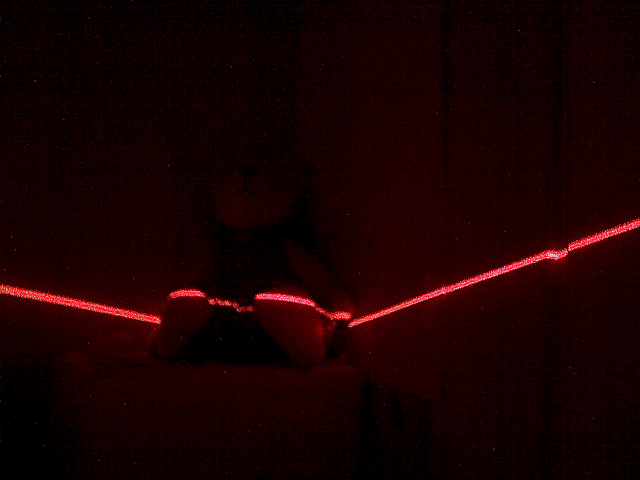
#> input picture test_images/vlcsnap-2011-09-19-15h50m13s178.png, 1280 x 960 px (shown at 1/2 size)
$ python test-image.py test_images/vlcsnap-2011-09-19-15h50m13s178.png   (Python 2 division)   (older library calls are emulated)
#> lines starting #> are read from the running program, lines starting #| are printed output that depends on the picture
#!/usr/bin/env python
import sys
import numpy, scipy
import matplotlib.pyplot as lab
""" Various tests for the simple image processing (extracting beam intersection line by simple maximum on red part)"""

def otsu(hist):
  def safediv(x,y):
    if y == 0:
      return 0
    else:
      return float(x)/float(y)
  totalleft = reduce(lambda x,y: x+[x[-1]+y], hist, [0,])
  total = totalleft[-1]
  totalright = map (lambda x: total -x ,totalleft)

  weighted = [ i*hist[i] for i in range(len(hist))]
  sumweightedleft = reduce(lambda x,y: x+[x[-1]+y], weighted, [0,])
  sumweighted = sumweightedleft[-1]
  sumweightedright = map(lambda x: sumweighted -x, sumweightedleft)

  Wb = map(lambda x: float(x)/float(total), totalleft)
  Wf = map(lambda x: float(x)/float(total), totalright)
  Mb = [ safediv(sumweightedleft[i],totalleft[i]) for i in range(len(totalleft))]
  Mf = [ safediv(sumweightedright[i],totalright[i]) for i in range(len(totalright))]
  sigma2 = [ Wb[i]*Wf[i]*(Mb[i]-Mf[i])**2 for i in range(len(Wb))]
  return sigma2.index(max(sigma2))

#load image
imname = sys.argv[1]
imbasename,extension = imname.rsplit(".",1)
image = scipy.misc.imread(imname)/255.0

#save components of the image
r,g,b=image[:,:,0],image[:,:,1],image[:,:,2]
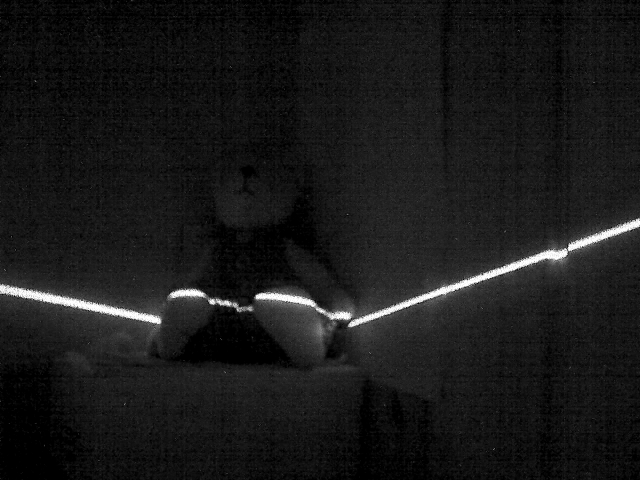
#> r: shape (960, 1280) float64 (shown at 1/2 size); min 0, max 1, mean 0.0991
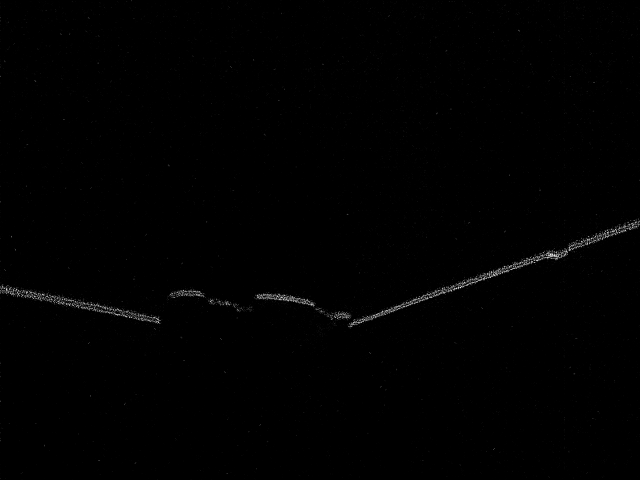
#> g: shape (960, 1280) float64 (shown at 1/2 size); min 0, max 1, mean 0.00437
scipy.misc.imsave(imbasename+"r"+".png",r)
scipy.misc.imsave(imbasename+"g"+".png",g)
scipy.misc.imsave(imbasename+"b"+".png",b)

#plot intensity along a selected vertical line
goldenratio = 1.618
lab.figure(0,figsize=(3.0*goldenratio,3.0))
line = r[:,r.shape[1]/5]
#> line = 960 values, max 1 at index 622, min 0 at index 0, mean 0.105
xdata=numpy.arange(0,line.shape[0])
#> xdata = 960 values from 0 to 959
lab.plot(xdata,line)
lab.xlabel("Pixel number")
lab.ylabel("Intensity")
lab.title("Plot")
lab.savefig(imbasename+"-plt.png")
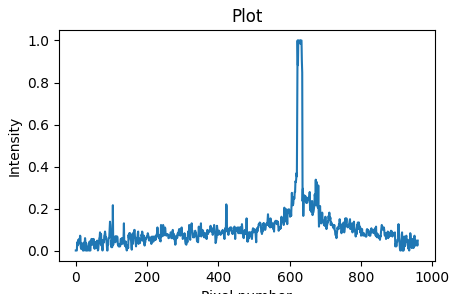
#> figure drawn by matplotlib, 1 panel; curve peaks at x = 622, y = 1

#select maximums along the vertical axis and find out if the maximum is really good
maxes = numpy.argmax(r,axis=0)
#> maxes = 1280 values, max 646 at index 701, min 438 at index 1276, mean 575.6
maxvalues = numpy.amax(r,axis=0)
#> maxvalues = 1280 values, max 1 at index 0, min 0.282 at index 332, mean 0.975
averages = numpy.average(r,axis=0)
#> averages = 1280 values, max 0.136 at index 1180, min 0.0524 at index 445, mean 0.0991
mask = maxvalues > 7.0*averages #find lines where maximum is well separated from the average
(hist,bins) = numpy.histogram(255*r.copy().ravel(),bins=256)
#> hist = 256 values, max 65160 at index 0, min 46 at index 190, mean 4800; bins = 257 values from 0 to 255
otsuthr = otsu(hist)
#> in otsu, `totalleft = reduce(lambda x,y: x+[x[-1]+y], hist, [0,])`: totalleft = 257 values from 0 to 1228800
#> in otsu, `total = totalleft[-1]`: total = 1228800
#> in otsu, `totalright = map (lambda x: total -x ,totalleft)`: totalright = 257 values, max 1228800 at index 0, min 0 at index 256, mean 125613.9
#> in otsu, `weighted = [ i*hist[i] for i in range(len(hist))]`: weighted = 256 values, max 2112420 at index 255, min 0 at index 0, mean 121304.6
#> in otsu, `sumweightedleft = reduce(lambda x,y: x+[x[-1]+y], weighted, [0,])`: sumweightedleft = 257 values from 0 to 31053977
#> in otsu, `sumweighted = sumweightedleft[-1]`: sumweighted = 31053977
#> in otsu, `sumweightedright = map(lambda x: sumweighted -x, sumweightedleft)`: sumweightedright = 257 values, max 31053977 at index 0, min 0 at index 256, mean 7129466.6
#> in otsu, `Wb = map(lambda x: float(x)/float(total), totalleft)`: Wb = 257 values from 0 to 1
#> in otsu, `Wf = map(lambda x: float(x)/float(total), totalright)`: Wf = 257 values, max 1 at index 0, min 0 at index 256, mean 0.102
#> in otsu, `Mb = [ safediv(sumweightedleft[i],totalleft[i]) for i in range(len(tot..`: Mb = 257 values from 0 to 25.27
#> in otsu, `Mf = [ safediv(sumweightedright[i],totalright[i]) for i in range(len(t..`: Mf = 257 values, max 255 at index 255, min 0 at index 256, mean 186.2
#> in otsu, `sigma2 = [ Wb[i]*Wf[i]*(Mb[i]-Mf[i])**2 for i in range(len(Wb))]`: sigma2 = 257 values, max 589.7 at index 122, min 0 at index 0, mean 464.8
#> otsuthr = 122
mask2 = maxvalues > (1.1/255.0)*otsuthr #find lines where maximum is greater than Otsu threshold
print "Otsu threshold: ",otsuthr
#| Otsu threshold:  122


#Plot the positions of the maximum masking out bad areas found by maxvalues < 7.0*averages
lab.figure(1,figsize=(5.0*goldenratio,5.0))
lab.plot(numpy.arange(0,maxes.shape[0]),maxes)
lab.bar(numpy.arange(0,maxes.shape[0]),800*(1-mask)) #mask out the ranges where maximums are bad
lab.ylabel("Position of maximum")
lab.savefig(imbasename+"-plt2.png")
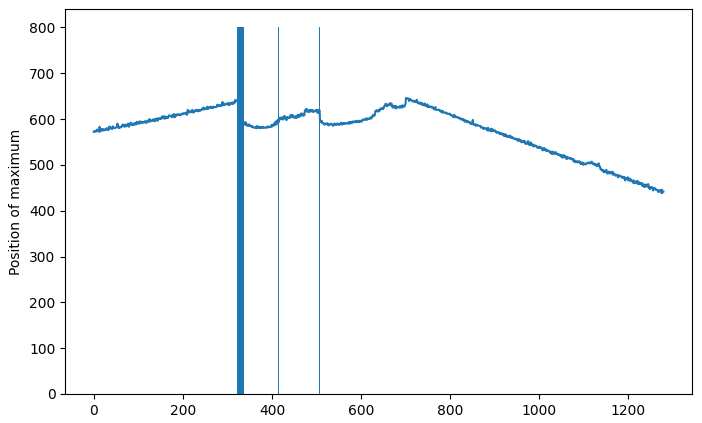
#> figure drawn by matplotlib, 1 panel; curve peaks at x = 701, y = 646


#Plot the positions of the maximum masking out bad areas found by Otsu threshold
lab.figure(1,figsize=(5.0*goldenratio,5.0))
lab.plot(numpy.arange(0,maxes.shape[0]),maxes)
lab.bar(numpy.arange(0,maxes.shape[0]),800*(1-mask2))
lab.ylabel("Position of maximum")
lab.savefig(imbasename+"-plt3.png")
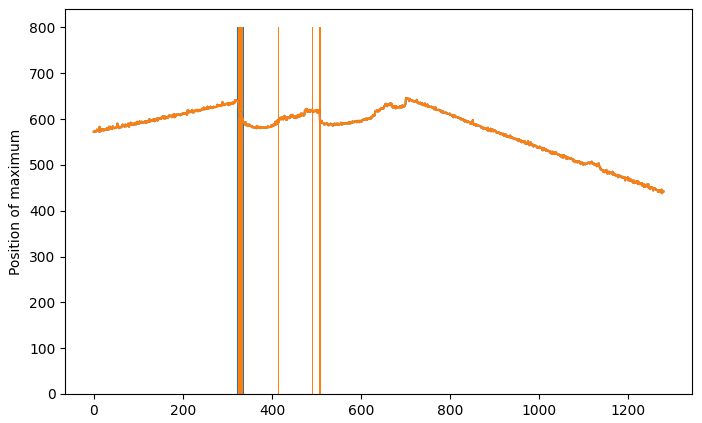
#> figure drawn by matplotlib, 1 panel; curve peaks at x = 701, y = 646; curve peaks at x = 701, y = 646
